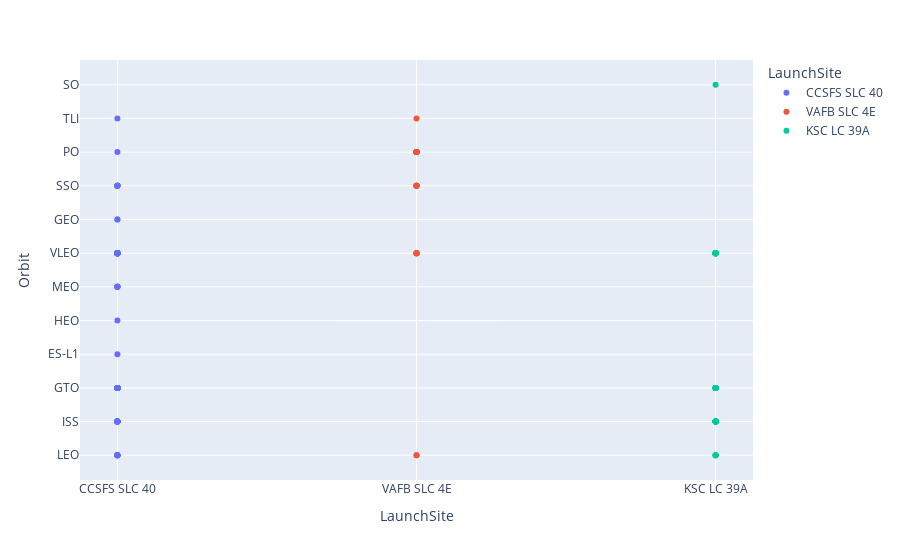

The cell this chart's notebook holds for it:
### Markdown cell above
### 3. LaunchSite Vs Oribit of Flight

### Code cell
vis_data = pd.read_csv("falcon_9_wrangled_data.csv")

fig = ptly.scatter(vis_data, x='LaunchSite' , y='Orbit' , color='LaunchSite')

fig.show()

### Figure 1 — Plotly figure (JSON) as saved in the notebook; plotly's stock layout.template omitted (floating-point values rounded to 4 significant figures)
{"data": [{"hovertemplate": "LaunchSite=%{x}<br>Orbit=%{y}<extra></extra>", "legendgroup": "CCSFS SLC 40", "marker": {"color": "#636efa", "symbol": "circle"}, "mode": "markers", "name": "CCSFS SLC 40", "orientation": "v", "showlegend": true, "type": "scatter", "x": ["CCSFS SLC 40", "CCSFS SLC 40", "CCSFS SLC 40", "CCSFS SLC 40", "CCSFS SLC 40", "CCSFS SLC 40", "CCSFS SLC 40", "CCSFS SLC 40", "CCSFS SLC 40", "CCSFS SLC 40", "CCSFS SLC 40", "CCSFS SLC 40", "CCSFS SLC 40", "CCSFS SLC 40", "CCSFS SLC 40", "CCSFS SLC 40", "CCSFS SLC 40", "CCSFS SLC 40", "CCSFS SLC 40", "CCSFS SLC 40", "CCSFS SLC 40", "CCSFS SLC 40", "CCSFS SLC 40", "CCSFS SLC 40", "CCSFS SLC 40", "CCSFS SLC 40", "CCSFS SLC 40", "CCSFS SLC 40", "CCSFS SLC 40", "CCSFS SLC 40", "CCSFS SLC 40", "CCSFS SLC 40", "CCSFS SLC 40", "CCSFS SLC 40", "CCSFS SLC 40", "CCSFS SLC 40", "CCSFS SLC 40", "CCSFS SLC 40", "CCSFS SLC 40", "CCSFS SLC 40", "CCSFS SLC 40", "CCSFS SLC 40", "CCSFS SLC 40", "CCSFS SLC 40", "CCSFS SLC 40", "CCSFS SLC 40", "CCSFS SLC 40", "CCSFS SLC 40", "CCSFS SLC 40", "CCSFS SLC 40", "CCSFS SLC 40", "CCSFS SLC 40", "CCSFS SLC 40", "CCSFS SLC 40", "CCSFS SLC 40", "CCSFS SLC 40", "CCSFS SLC 40", "CCSFS SLC 40", "CCSFS SLC 40", "CCSFS SLC 40", "CCSFS SLC 40", "CCSFS SLC 40", "CCSFS SLC 40", "CCSFS SLC 40", "CCSFS SLC 40", "CCSFS SLC 40", "CCSFS SLC 40", "CCSFS SLC 40", "CCSFS SLC 40", "CCSFS SLC 40", "CCSFS SLC 40", "CCSFS SLC 40", "CCSFS SLC 40", "CCSFS SLC 40", "CCSFS SLC 40", "CCSFS SLC 40", "CCSFS SLC 40", "CCSFS SLC 40", "CCSFS SLC 40", "CCSFS SLC 40", "CCSFS SLC 40", "CCSFS SLC 40", "CCSFS SLC 40", "CCSFS SLC 40", "CCSFS SLC 40", "CCSFS SLC 40", "CCSFS SLC 40", "CCSFS SLC 40", "CCSFS SLC 40", "CCSFS SLC 40", "CCSFS SLC 40", "CCSFS SLC 40", "CCSFS SLC 40"], "xaxis": "x", "y": ["LEO", "LEO", "ISS", "GTO", "GTO", "ISS", "LEO", "GTO", "GTO", "ISS", "ISS", "ES-L1", "ISS", "GTO", "ISS", "LEO", "GTO", "ISS", "GTO", "GTO", "ISS", "GTO", "GTO", "ISS", "LEO", "GTO", "GTO", "ISS", "HEO", "GTO", "ISS", "GTO", "GTO", "GTO", "ISS", "MEO", "ISS", "VLEO", "ISS", "GTO", "VLEO", "ISS", "GTO", "VLEO", "VLEO", "VLEO", "ISS", "VLEO", "VLEO", "MEO", "GEO", "VLEO", "SSO", "VLEO", "MEO", "VLEO", "GTO", "GTO", "SSO", "VLEO", "VLEO", "VLEO", "VLEO", "VLEO", "VLEO", "VLEO", "VLEO", "GTO", "MEO", "SSO", "LEO", "PO", "GTO", "LEO", "SSO", "VLEO", "VLEO", "VLEO", "SSO", "VLEO", "VLEO", "VLEO", "SSO", "GEO", "LEO", "MEO", "VLEO", "VLEO", "VLEO", "TLI", "VLEO", "VLEO", "VLEO"], "yaxis": "y"}, {"hovertemplate": "LaunchSite=%{x}<br>Orbit=%{y}<extra></extra>", "legendgroup": "VAFB SLC 4E", "marker": {"color": "#EF553B", "symbol": "circle"}, "mode": "markers", "name": "VAFB SLC 4E", "orientation": "v", "showlegend": true, "type": "scatter", "x": ["VAFB SLC 4E", "VAFB SLC 4E", "VAFB SLC 4E", "VAFB SLC 4E", "VAFB SLC 4E", "VAFB SLC 4E", "VAFB SLC 4E", "VAFB SLC 4E", "VAFB SLC 4E", "VAFB SLC 4E", "VAFB SLC 4E", "VAFB SLC 4E", "VAFB SLC 4E", "VAFB SLC 4E", "VAFB SLC 4E", "VAFB SLC 4E", "VAFB SLC 4E", "VAFB SLC 4E", "VAFB SLC 4E", "VAFB SLC 4E", "VAFB SLC 4E", "VAFB SLC 4E", "VAFB SLC 4E", "VAFB SLC 4E", "VAFB SLC 4E", "VAFB SLC 4E"], "xaxis": "x", "y": ["PO", "PO", "PO", "PO", "SSO", "PO", "PO", "PO", "PO", "SSO", "SSO", "PO", "SSO", "PO", "PO", "TLI", "PO", "LEO", "VLEO", "LEO", "VLEO", "SSO", "VLEO", "VLEO", "VLEO", "VLEO"], "yaxis": "y"}, {"hovertemplate": "LaunchSite=%{x}<br>Orbit=%{y}<extra></extra>", "legendgroup": "KSC LC 39A", "marker": {"color": "#00cc96", "symbol": "circle"}, "mode": "markers", "name": "KSC LC 39A", "orientation": "v", "showlegend": true, "type": "scatter", "x": ["KSC LC 39A", "KSC LC 39A", "KSC LC 39A", "KSC LC 39A", "KSC LC 39A", "KSC LC 39A", "KSC LC 39A", "KSC LC 39A", "KSC LC 39A", "KSC LC 39A", "KSC LC 39A", "KSC LC 39A", "KSC LC 39A", "KSC LC 39A", "KSC LC 39A", "KSC LC 39A", "KSC LC 39A", "KSC LC 39A", "KSC LC 39A", "KSC LC 39A", "KSC LC 39A", "KSC LC 39A", "KSC LC 39A", "KSC LC 39A", "KSC LC 39A", "KSC LC 39A", "KSC LC 39A", "KSC LC 39A", "KSC LC 39A", "KSC LC 39A", "KSC LC 39A", "KSC LC 39A", "KSC LC 39A", "KSC LC 39A", "KSC LC 39A", "KSC LC 39A", "KSC LC 39A", "KSC LC 39A", "KSC LC 39A", "KSC LC 39A", "KSC LC 39A", "KSC LC 39A", "KSC LC 39A", "KSC LC 39A", "KSC LC 39A", "KSC LC 39A", "KSC LC 39A", "KSC LC 39A"], "xaxis": "x", "y": ["ISS", "GTO", "GTO", "LEO", "GTO", "ISS", "GTO", "GTO", "ISS", "LEO", "GTO", "GTO", "GTO", "GTO", "ISS", "SO", "VLEO", "VLEO", "ISS", "VLEO", "VLEO", "VLEO", "ISS", "ISS", "VLEO", "VLEO", "VLEO", "ISS", "VLEO", "ISS", "ISS", "LEO", "ISS", "LEO", "ISS", "VLEO", "VLEO", "VLEO", "VLEO", "ISS", "ISS", "VLEO", "VLEO", "VLEO", "ISS", "VLEO", "VLEO", "ISS"], "yaxis": "y"}], "layout": {"legend": {"title": {"text": "LaunchSite"}, "tracegroupgap": 0}, "margin": {"t": 60}, "xaxis": {"anchor": "y", "categoryarray": ["CCSFS SLC 40", "VAFB SLC 4E", "KSC LC 39A"], "categoryorder": "array", "domain": [0, 1], "title": {"text": "LaunchSite"}}, "yaxis": {"anchor": "x", "domain": [0, 1], "title": {"text": "Orbit"}}}}
